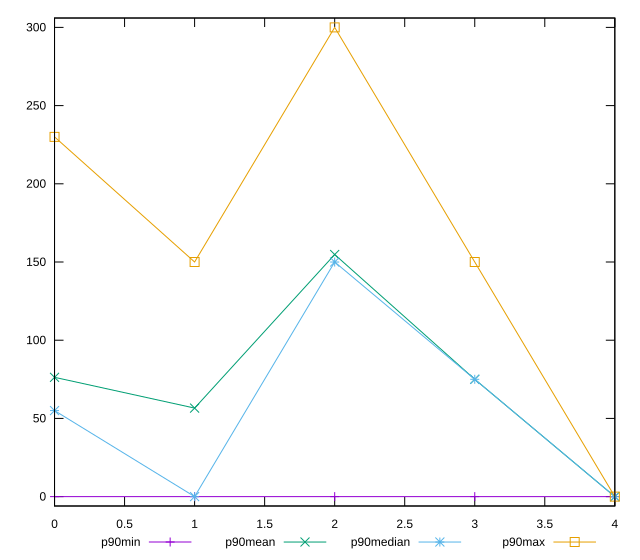

Here is the gnuplot script that generated this plot:
reset

$p90Min <<EOF
0 0
1 0
2 0
3 0
4 0
EOF

$p90Mean <<EOF
0 76.27659574468085
1 56.59574468085106
2 154.7872340425532
3 75
4 0
EOF

$p90Median <<EOF
0 55
1 0
2 150
3 75
4 0
EOF

$p90Max <<EOF
0 230
1 150
2 300
3 150
4 0
EOF

set key outside below
set xrange [0:4]
set yrange [-6:306]
set trange [-6:306]
set terminal svg size 640, 560 enhanced background rgb 'white'
set output "report_00019_2021-02-10T18-14-37.922Z//unused-css-rules/progression/value.svg"

plot $p90Min title "p90min" with linespoints, \
     $p90Mean title "p90mean" with linespoints, \
     $p90Median title "p90median" with linespoints, \
     $p90Max title "p90max" with linespoints

reset
